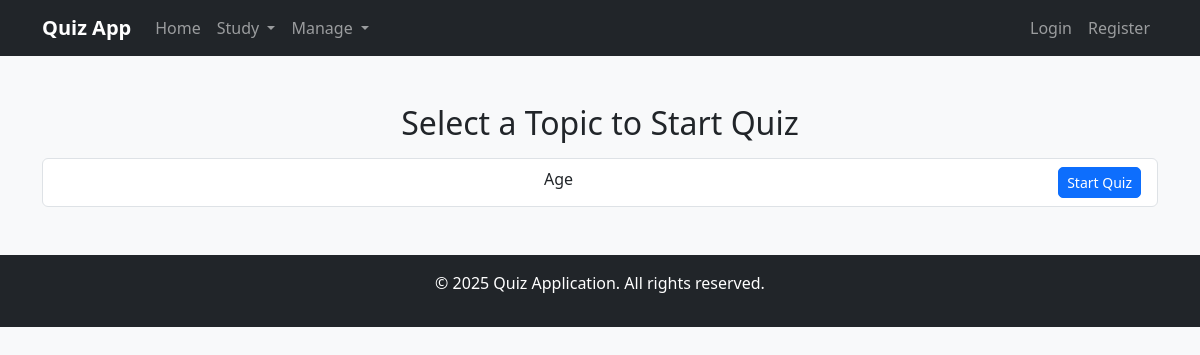
The app's page /select-topic/, older data.
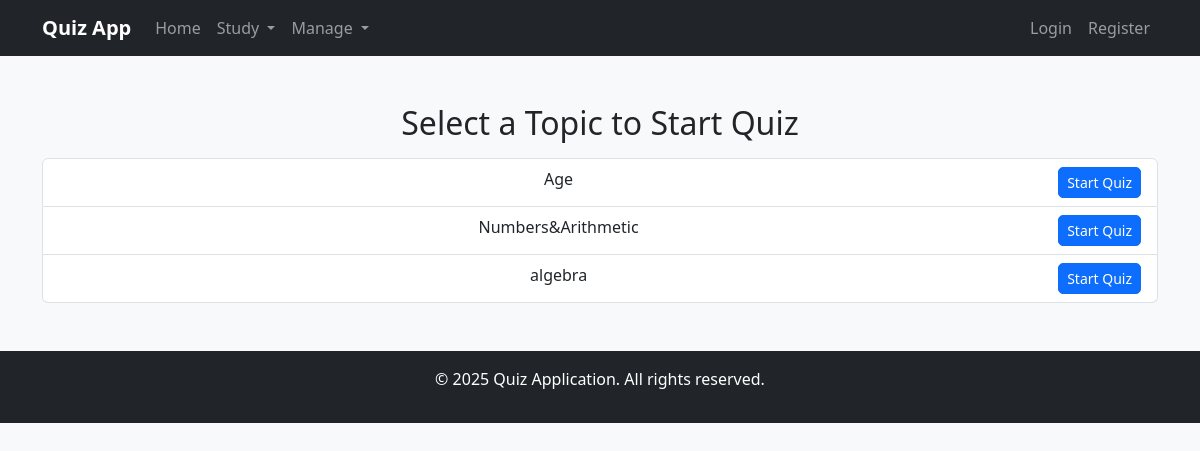
The same page, newer data.
### quiz/models.py (models this page shows, shortened)
class Topic(models.Model):
    name = models.CharField(max_length=100, unique=True)

### quiz/views.py (the view)
# urls.py: path("select-topic/", views.select_topic, name="select_topic"),
def select_topic(request):
    topics = Topic.objects.all()
    return render(request, 'select_topic.html', {'topics': topics})

### templates/select_topic.html
{% extends "base.html" %}
{% block content %}
<div class="container mt-5 text-center">
    <h2>Select a Topic to Start Quiz</h2>
    <ul class="list-group mt-3">
        {% for topic in topics %}
            <li class="list-group-item">
                {{ topic.name }}
                <a href="{% url 'take_quiz' topic.id %}" class="btn btn-primary btn-sm float-end">Start Quiz</a>
            </li>
        {% empty %}
            <li class="list-group-item">No topics available.</li>
        {% endfor %}
    </ul>
</div>
{% endblock %}

Row changes from the older to the newer data that the page shows:
added Topic: name "Numbers&Arithmetic"
added Topic: name "algebra"
